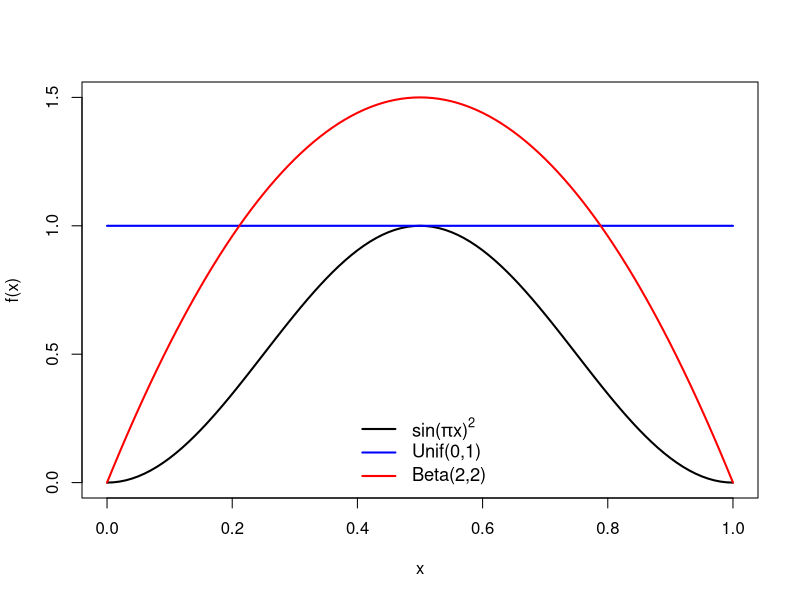
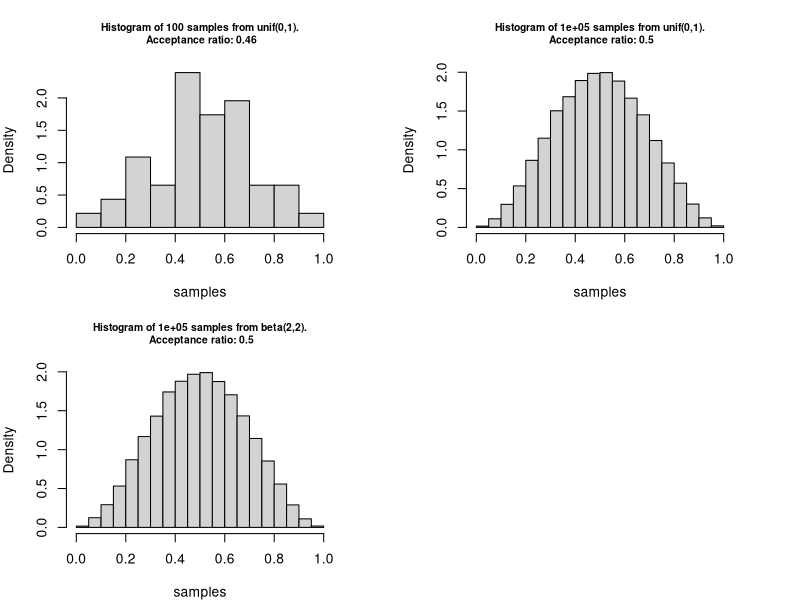

R code for these plots, in order:
# lab-05_lgg.R

# task 1
# grid of points
x <- seq(0, 1, 10^-2)
fx <- function(x) sin(pi * x)^2
plot(fx, xlim = c(0,1), ylim = c(0,1.5), ylab = "f(x)", lwd = 2)
curve(dunif, add = TRUE, col = "blue", lwd = 2)
curve(dbeta(x,2,2), add = TRUE, col = "red", lwd = 2)
legend("bottom", legend = c(expression(paste("sin(",pi,"x)"^"2")),"Unif(0,1)",
                            "Beta(2,2)"), col = c("black", "blue", "red"), lty = c(1,1,1), bty = "n", cex = 1.1, lwd = 2)
sim_fun <- function(f, envelope = "unif", par1 = 0, par2 = 1, n = 10^2, plot = TRUE){
  
  r_envelope <- match.fun(paste0("r", envelope))
  d_envelope <- match.fun(paste0("d", envelope))
  proposal <- r_envelope(n, par1, par2)
  density_ratio <- f(proposal) / d_envelope(proposal, par1, par2)
  samples <- proposal[runif(n) < density_ratio]
  acceptance_ratio <- length(samples) / n
  if (plot) {
    hist(samples, probability = TRUE, 
         main = paste0("Histogram of ", 
                       n, " samples from ", 
                       envelope, "(", par1, ",", par2,
                       ").\n Acceptance ratio: ",
                       round(acceptance_ratio,2)), 
         cex.main = 0.75)
  }
  list(x = samples, acceptance_ratio = acceptance_ratio)
}
par(mfrow = c(2,2), mar = rep(4, 4))
unif_1 <- sim_fun(fx, envelope = "unif", par1 = 0, par2 = 1, n = 10^2) 
unif_2 <- sim_fun(fx, envelope = "unif", par1 = 0, par2 = 1, n = 10^5)
beta <- sim_fun(fx, envelope = "beta", par1 = 2, par2 = 2, n = 10^5)

par(mfrow = c(1,1))

#### The beta acceptance ratio will be better bc it is more similar in shape
#### versus the uniform distribution versus the PDF. To determine this
#### mathematcially, we can calculate the acceptance ratio?
